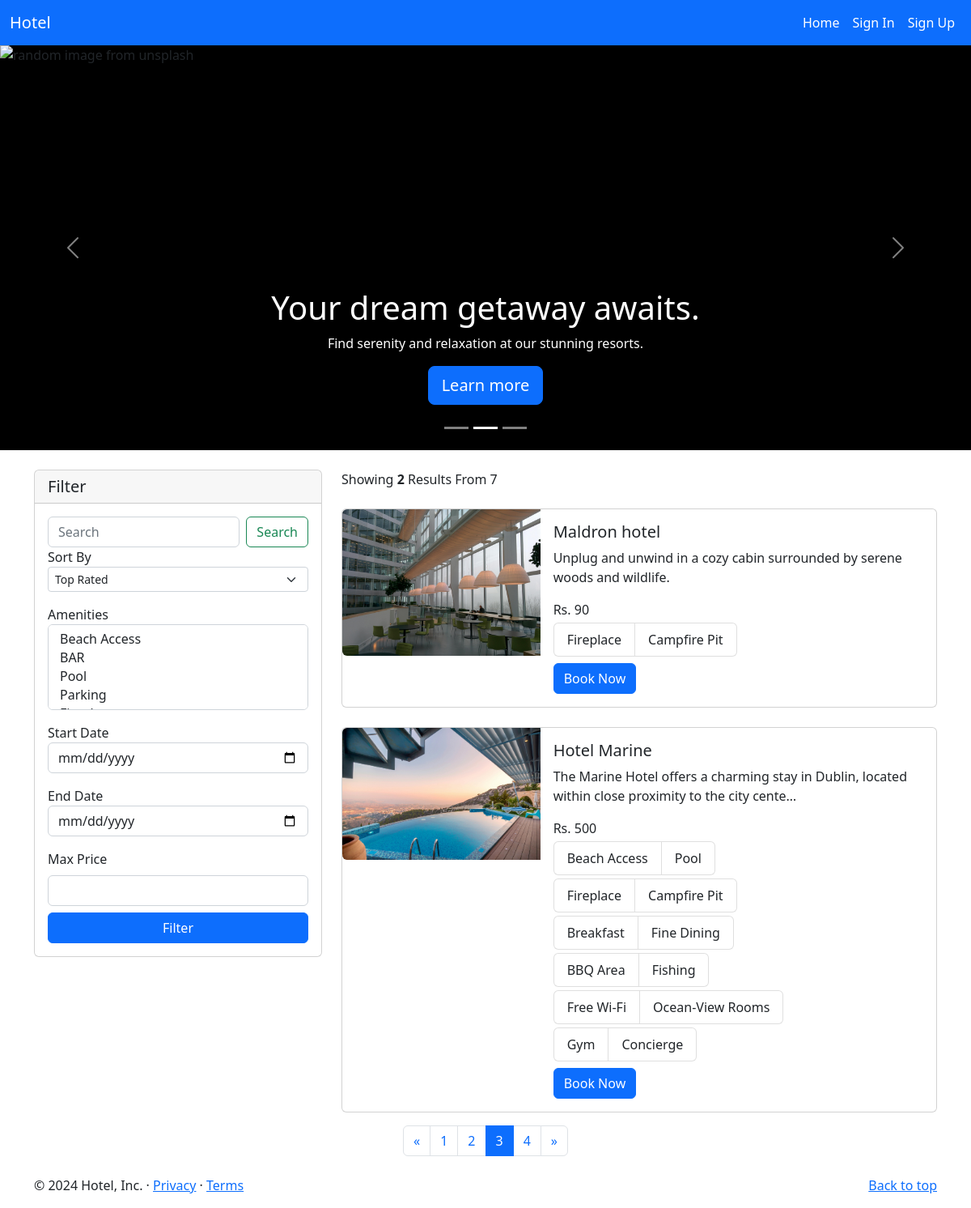
/?d=10&page=3, run on the app's committed database.
### home/models.py (models this page shows, shortened)
class BaseModel(models.Model):
    uid = models.UUIDField(default=uuid.uuid4   , editable=False , primary_key=True)
    created_at = models.DateField(auto_now_add=True)
    updated_at = models.DateField(auto_now_add=True)
    class Meta:
        abstract = True
        ordering=['uid']

class Hotel(BaseModel):
    hotel_name= models.CharField(max_length=100)
    hotel_price = models.IntegerField()
    description = models.TextField()
    amenities = models.ManyToManyField(Amenities)
    room_count = models.IntegerField(default=10)

class HotelImages(BaseModel):
    hotel= models.ForeignKey(Hotel ,related_name="images", on_delete=models.CASCADE)
    images = models.ImageField(upload_to="hotels")

class Amenities(BaseModel):
    amenity_name = models.CharField(max_length=100)
    def __str__(self) -> str:
        return self.amenity_name

### home/views.py (the view, shortened to what this page needs)
# urls.py: path('', index, name='index'),
def index(request):
    amenities = Amenities.objects.all()
    hotels = Hotel.objects.all()
    total_hotels = len(hotels)
    selected_amenities = request.GET.getlist('selectAmenity')
    sort_by = request.GET.get('sortSelect')
    search = request.GET.get('searchInput')
    startdate = request.GET.get('startDate')
    enddate = request.GET.get('endDate')
    price = request.GET.get('price')
    if selected_amenities != []:
        hotels = hotels.filter(
            amenities__amenity_name__in=selected_amenities).distinct()
    if search:
        hotels = hotels.filter(Q(hotel_name__icontains=search)
                               | Q(description__icontains=search) | Q(amenities__amenity_name__contains=search))
    if sort_by:
        if sort_by == 'low_to_high':
            hotels = hotels.order_by('hotel_price')
        elif sort_by == 'high_to_low':
            hotels = hotels.order_by('-hotel_price')
    if price:
        hotels = hotels.filter(hotel_price__lte=int(price))
    hotels = hotels.distinct ()
    p = Paginator(hotels, 2)
    page_no = request.GET.get('page')
    hotels = p.get_page(1)
    if page_no:
        hotels = p.get_page(page_no)
    no_of_pages = list(range(1, p.num_pages+1))
    date = datetime.today().strftime('%Y-%m-%d')
    context = {'amenities': amenities, 'hotels': hotels, 'sort_by': sort_by,
               'search': search, 'selected_amenities': selected_amenities, 'no_of_pages': no_of_pages, 'max_price': price, 'startdate': startdate, "enddate": enddate, "date": date,'total_hotels':total_hotels}
    return render(request, 'home/index.html', context)

### home/templatetags/coustom_tags.py (called while the page is built)
def  modify_url(value):
    if value == '/':
        value += "?d=10"
    return value

### templates/home/index.html (shortened to what this page needs)
{% extends 'home/base.html' %}
{% load coustom_tags %}
{% block body %}
<main>
    <div id="myCarousel" class="carousel slide" data-bs-ride="carousel">
        <div class="carousel-indicators">
            <button type="button" data-bs-target="#myCarousel" data-bs-slide-to="0" class="" aria-label="Slide 1"></button>
            <button type="button" data-bs-target="#myCarousel" data-bs-slide-to="1" aria-label="Slide 2" class="active"
                aria-current="true"></button>
            <button type="button" data-bs-target="#myCarousel" data-bs-slide-to="2" aria-label="Slide 3"
                class=""></button>
        </div>
        <div class="carousel-inner">
            <div class="carousel-item active">
                <img src="https://unsplash.it/1400/500/?travel" class="d-block w-100" alt="random image from unsplash">
                <div class="container">
                    <div class="carousel-caption">
                        <h1>Your dream getaway awaits.</h1>
                        <p>Find serenity and relaxation at our stunning resorts.</p>
                        <p><a class="btn btn-lg btn-primary" href="#">Learn more</a></p>
                    </div>
                </div>
            </div>
        </div>
        <button class="carousel-control-prev" type="button" data-bs-target="#myCarousel" data-bs-slide="prev">
            <span class="carousel-control-prev-icon" aria-hidden="true"></span>
        </button>
        <button class="carousel-control-next" type="button" data-bs-target="#myCarousel" data-bs-slide="next">
            <span class="carousel-control-next-icon" aria-hidden="true"></span>
        </button>
    </div>
    <main>
        <div class="container mt-4">
            <div class="row margin-auto">
                <div class="col-4">
                    <div class="card">
                        <h5 class="card-header">Filter</h5>
                        <div class="card-body">
                            <form action="" class="iform-group">
                                <div class="d-flex mb-3ammeni">
                                    <input class="form-control me-2" type="search" placeholder="Search"
                                        aria-label="Search" id="searchInput" name="searchInput" >
                                    <button class="btn btn-outline-success" id="searchBtn" type="submit">Search</button>
                                </div>
                                <label for="sortSelect ">
                                    Sort By
                                </label>
                                <div class="mb-3">
                                    <select class="form-select form-select-sm" aria-label=".form-select-sm example"
                                        id="sortSelect" name="sortSelect">
                                        <option value="rated" {% if sort_by == "rated" %}{% endif %}>Top Rated</option>
                                    </select>
                                </div>
                                <label for="selectAmenity">
                                    Amenities
                                </label>
                                <select class="form-select" multiple aria-label="multiple select example"
                                    id='selectAmenity' name="selectAmenity">
                                    {% for amenity in amenities %}
                                    <option value="{{amenity.amenity_name}}"
                                    {% if amenity.amenity_name in selected_amenities %} selected {% endif %}>{{amenity.amenity_name}}</option>
                                    {% endfor %}
                                </select>
                                <label for="startDate" class='mt-3'>
                                    Start Date
                                </label>
                                <input type="date" name="startDate" class="form-control" id="startDate"
                                    name="startDate" min='{{date}}'>
                                <label for="endDate" class="mt-3">
                                    End Date
                                </label>
                                <input type="date" name="endDate" class="form-control" id="endDate" name="endDate" min='{{date}}'>
                                <div class="mt-3">
                                    <label for="customRange2" class="form-label">Max Price</label>
                                    <input type="number" class="form-control mb-2" id="price" name="price"
                                >
                                </div>
                                <div class="d-grid">
                                    <button class="btn btn-primary d-block" type="submit">
                                        Filter
                                    </button>
                                </div>
                            </form>
                        </div>
                    </div>
                </div>
                <div class="col-8 ">
                    <div class="col-5">
                        Showing <span class="fw-bold">{{hotels|length}}</span> Results From {{total_hotels}}
                    </div>
                    <div class="">
                        {% for hotel in hotels.object_list %}
                        <div class="card mb-3 mt-4" style="max-width: 1000px;">
                            <div class="row g-0">
                                <div class="col-md-4">
                                    <a href="/hotel/{{hotel.uid}}">
                                        <img src="/media/{{hotel.images.first.images}}" class="img-fluid rounded-start"
                                            alt="...">
                                    </a>
                                </div>
                                <div class="col-md-8">
                                    <div class="card-body">
                                        <h5 class="card-title">{{hotel.hotel_name}}</h5>
                                        <p class="card-text">{{hotel.description|truncatechars:100}}
                                        </p>
                                        <li class="list-group-item ">Rs. {{hotel.hotel_price}}</li>
                                        <ul class="list-group list-group-horizontal">
                                            {% for i in hotel.amenities.all %}
                                            {% if forloop.counter|divisibleby:3%}
                                        </ul>
                                        <ul class="list-group list-group-horizontal">
                                            {% else %}
                                            <li class="list-group-item mt-1 mr-1">{{i}}</li>
                                            {% endif %}
                                            {% endfor %}
                                        </ul>
                                        <button class="btn btn-primary mt-2" type="submit">
                                            Book Now
                                        </button>
                                    </div>
                                </div>
                            </div>
                        </div>
                        {% endfor %}
                    </div>
                </div>
            </div>
        </div>
        <nav>
            <ul class="pagination justify-content-center">
                {% if hotels.has_previous %}
                <li class="page-item">
                    <a class="page-link" href="{{request.get_full_path|modify_url}}&page={{hotels.previous_page_number}}" aria-label="Previous">
                        <span aria-hidden="true">&laquo;</span>
                    </a>
                </li>
                {% endif %}
                {% for i in no_of_pages %}
                <li class="page-item"><a class="page-link {% if i == hotels.number %} active {% endif %}" href="{{request.get_full_path|modify_url}}&page={{i}}"
                >{{i}}</a></li>
                {% endfor %}
                {% if hotels.has_next %}
                <li class="page-item">
                    <a class="page-link" href="{{request.get_full_path|modify_url}}&page={{hotels.next_page_number}}" aria-label="Next">
                        <span aria-hidden="true">&raquo;</span>
                    </a>
                </li>
                {% endif %}
            </ul>
        </nav>
    </main>
    <footer class="container mt-4 ">
        <p class="float-end"><a href="#">Back to top</a></p>
        <p>© 2024 Hotel, Inc. · <a href="#">Privacy</a> · <a href="#">Terms</a></p>
    </footer>
</main>
{% endblock body %}

### templates/home/index.html (style rules this page uses)
.carousel-item { background-color: black; height:500px; }

### data on the page
Hotel: images.first.images (picture), hotel_name "Maldron hotel", description "Unplug and unwind in a cozy cabin surrounded by serene woods and wildlife.", hotel_price "90"
Amenities: amenity_name "Fireplace"
Amenities: amenity_name "Campfire Pit"
Hotel: images.first.images (picture), hotel_name "Hotel Marine", description "The Marine Hotel offers a charming stay in Dublin, located within close proximity to the city cente…", hotel_price "500"
Amenities: amenity_name "Beach Access"
Amenities: amenity_name "Pool"
Amenities: amenity_name "Breakfast"
Amenities: amenity_name "Fine Dining"
Amenities: amenity_name "BBQ Area"
Amenities: amenity_name "Fishing"
Amenities: amenity_name "Free Wi-Fi"
Amenities: amenity_name "Ocean-View Rooms"
Amenities: amenity_name "Gym"
Amenities: amenity_name "Concierge"

### other printed values
{{ hotels|length }} "2"
{{ total_hotels }} "7"
{{ i }} "1" "2" "3" "4"
